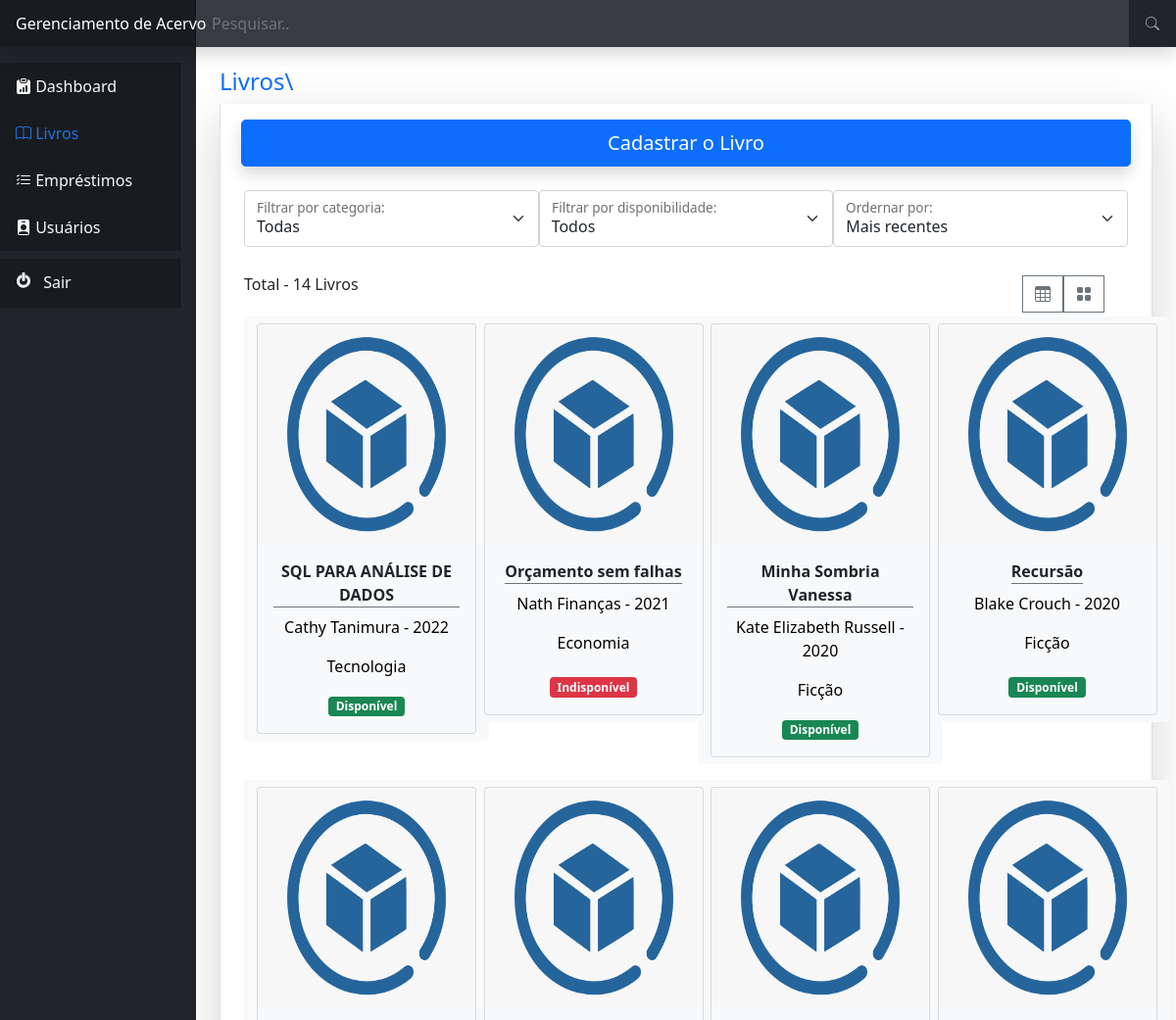
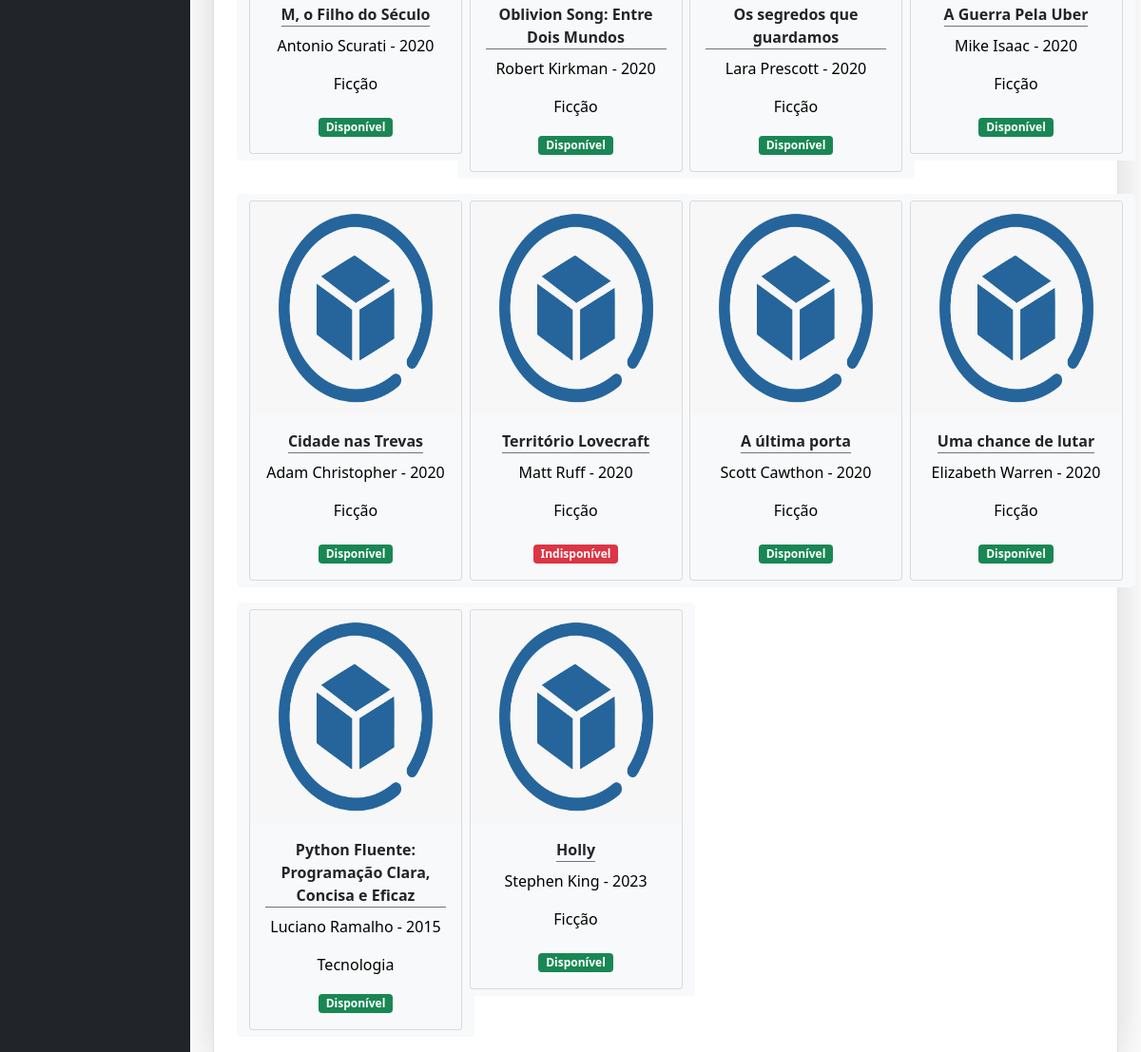
Page /livro/livros/ (signed in) on the committed database (2 pictures, top to bottom).
### livro/models.py (models this page shows, shortened)
class Livrosdb(models.Model):
    titulo = models.CharField(max_length=100)
    autor = models.CharField(max_length=50)
    disponibilidade = models.BooleanField(default=True)
    img_livro = models.BinaryField(blank=True, null=True, default=None)
    ISBN = models.CharField(max_length=100)
    data_cadastro = models.DateField(default=datetime.date.today)
    ano_de_publicacao = models.PositiveIntegerField(default=datetime.date.today().year,
            validators=[
                MinValueValidator(1900),
                MaxValueValidator(datetime.date.today().year)])
    categoria = models.ForeignKey(Categoriadb,on_delete=models.CASCADE)
    class Meta:
        verbose_name = 'Livro'

class Categoriadb(models.Model):
    nome = models.CharField(max_length=50)
    descricao = models.TextField(null=True, blank=True)
    def __str__(self):
        return self.nome

### livro/views.py (the view, shortened to what this page needs)
# urls.py: path('livros/', views.livros, name='livros'),
def livros(request):
    if request.session.get('usuario'):
        temp ='0'
        temp_disp = '0'
        temp_order = '0'
        usuario = Funcionariosdb.objects.get(id=request.session['usuario'])
        form = LivroForm()
        filtro = FiltroForm()
        livros = Livrosdb.objects.all()
        contagem = len(livros)
        return render(request, 'livros.html',{'livros':livros, 'form':form, 'filtro':filtro, 'contagem':contagem})
    else:
        return redirect('/auth/login/?status=2')

### livro/forms.py
class LivroForm(forms.ModelForm):
    class Meta:
        model = Livrosdb
        fields = ('titulo','autor','ISBN','ano_de_publicacao','categoria')
    def __init__(self, *args, **kwargs):
        super(LivroForm, self).__init__(*args, **kwargs)
        for visible in self.visible_fields():
            visible.field.widget.attrs['class'] = 'form-control my-2 ms-2'

class FiltroForm(forms.Form):
    categoria = forms.ChoiceField(choices=CATEGORIA_FILTRO,widget=forms.Select(attrs={'onchange': 'filtro.submit();'}))
    disponibilidade = forms.ChoiceField(choices=DISP_FILTRO,widget=forms.Select(attrs={'onchange': 'filtro.submit();'}))
    order = forms.ChoiceField(choices=ORDER_BY,widget=forms.Select(attrs={'onchange': 'filtro.submit();'}))
    def __init__(self, *args, **kwargs):
        super(FiltroForm, self).__init__(*args, **kwargs)
        for visible in self.visible_fields():
            visible.field.widget.attrs['class'] = 'form-select'

### livro/templates/livros.html (shortened to what this page needs)
{% extends 'base.html' %}
{% load static %}
{% block 'conteudo' %}
    <br>
    <h4><a href="#" class="text-decoration-none">Livros\</a></h3>
    <div class="container border-start border-end shadow-lg pt-3">
        <div class="row justify-content-center">
            <button type="button" style="max-width: 98%;" class=" shadow btn btn-primary btn-lg mb-4" data-bs-toggle="modal" data-bs-target="#cadastroLivroModal">
                Cadastrar o Livro
            </button>
        </div>
        <div class="row">
            <form action="{% url 'livros' %}" method="POST" id = 'filtro'>
                <div class="input-group">
                    <div class="col-md-4 ms-md-auto">
                        <div class="form-floating">
                            {{ filtro.categoria }}
                            <br>
                            <label class="fs-6" for="floatingSelectGrid">Filtrar por categoria:</label>
                        </div>
                    </div>
                    <div class="col-md-4 ms-md-auto">
                        <div class="form-floating">
                            {{ filtro.disponibilidade }}
                            <br>
                            <label class="fs-6" for="floatingSelectGrid">Filtrar por disponibilidade:</label>
                        </div>
                    </div>
                    <div class="col-md-4 ms-md-auto">
                        <div class="form-floating">
                            {{ filtro.order }}
                            <br>
                            <label class="fs-6" for="floatingSelectGrid">Ordernar por:</label>
                        </div>
                    </div>
                </div>
            </form>
            <div class="row mt-2 mb-1">
                <div class="col-md-4">
                    <h6 class="mx-0"> Total - {{ contagem }}  Livros </h6>
                </div>
                <div class="col-md-8">
                    <div class="d-grid  d-md-flex justify-content-md-end">
                        <button style="border-radius: 0;" class="btn btn-outline-secondary  me-0 " type="button" onclick="exibeDados(1)" id="btTable" ><i class="bi bi-table"></i></button>
                        <button style="border-radius: 0;" class="btn btn-outline-secondary ms-0"  type="button"  onclick="exibeDados(2)" id="btCard"><i class="bi bi-grid-fill"></i></button>
                    </div>
                </div>
            </div>
        </div>
        <div class="row justify-content-start align-items-start" id="exibeCards" >
            {% for livro in livros %}
              <div class="col-3 mb-3" >
                <a type="button" class="btn btn-light" href="{% url 'editar_livro' livro.id %}">
                  <div class="card bg-light" style="width: 14rem; min-height: 25rem;">
                    <img src = "{% static 'imgs/placeholder.png' %}" class="card-img-top" style= "height: 14rem;"alt="...">
                    <div class="card-body d-flex flex-column align-items-center">
                      <strong class="card-title text-dark border-bottom border-secondary">{{ livro.titulo }}</strong>
                      <p class="card-text"> {{ livro.autor }} - {{ livro.ano_de_publicacao }}</p>
                      <p class="card-text">{{ livro.categoria }}</p>
                      <div class="mt-auto">
                        {% if livro.disponibilidade == True %}
                            <span class="badge badge-pill bg-success align-self-end">Disponível</span>
                        {% elif livro.disponibilidade == False%}
                            <span class="badge badge-pill bg-danger align-self-end">Indisponível</span>
                        {%endif%}
                      </div>
                    </div>
                  </div>
                </a>
              </div>
            {% endfor %}
        </div>
    </div>
{% endblock %}
{% block 'navbar-dashboard' %}
"nav-link text-light navbar-brand"
{%endblock%}
{% block 'navbar-livros' %}
"nav-link active navbar-brand"
{%endblock%}

### static/css/base.css (style rules this page uses)
body { font-size: .875rem; }

### rows in the picture
Livrosdb: titulo "SQL PARA ANÁLISE DE DADOS", autor "Cathy Tanimura", ano_de_publicacao "2022", categoria "Tecnologia", disponibilidade "Disponível"
Livrosdb: titulo "Orçamento sem falhas", autor "Nath Finanças", ano_de_publicacao "2021", categoria "Economia", disponibilidade "Indisponível"
Livrosdb: titulo "Minha Sombria Vanessa", autor "Kate Elizabeth Russell", ano_de_publicacao "2020", categoria "Ficção", disponibilidade "Disponível"
Livrosdb: titulo "Recursão", autor "Blake Crouch", ano_de_publicacao "2020", categoria "Ficção", disponibilidade "Disponível"
Livrosdb: titulo "M, o Filho do Século", autor "Antonio Scurati", ano_de_publicacao "2020", categoria "Ficção", disponibilidade "Disponível"
Livrosdb: titulo "Oblivion Song: Entre Dois Mundos", autor "Robert Kirkman", ano_de_publicacao "2020", categoria "Ficção", disponibilidade "Disponível"
Livrosdb: titulo "Os segredos que guardamos", autor "Lara Prescott", ano_de_publicacao "2020", categoria "Ficção", disponibilidade "Disponível"
Livrosdb: titulo "A Guerra Pela Uber", autor "Mike Isaac", ano_de_publicacao "2020", categoria "Ficção", disponibilidade "Disponível"
Livrosdb: titulo "Cidade nas Trevas", autor "Adam Christopher", ano_de_publicacao "2020", categoria "Ficção", disponibilidade "Disponível"
Livrosdb: titulo "Território Lovecraft", autor "Matt Ruff", ano_de_publicacao "2020", categoria "Ficção", disponibilidade "Indisponível"
Livrosdb: titulo "A última porta", autor "Scott Cawthon", ano_de_publicacao "2020", categoria "Ficção", disponibilidade "Disponível"
Livrosdb: titulo "Uma chance de lutar", autor "Elizabeth Warren", ano_de_publicacao "2020", categoria "Ficção", disponibilidade "Disponível"
Livrosdb: titulo "Python Fluente: Programação Clara, Concisa e Eficaz", autor "Luciano Ramalho", ano_de_publicacao "2015", categoria "Tecnologia", disponibilidade "Disponível"
Livrosdb: titulo "Holly", autor "Stephen King", ano_de_publicacao "2023", categoria "Ficção", disponibilidade "Disponível"

### other values in the picture
{{ contagem }} "14"
